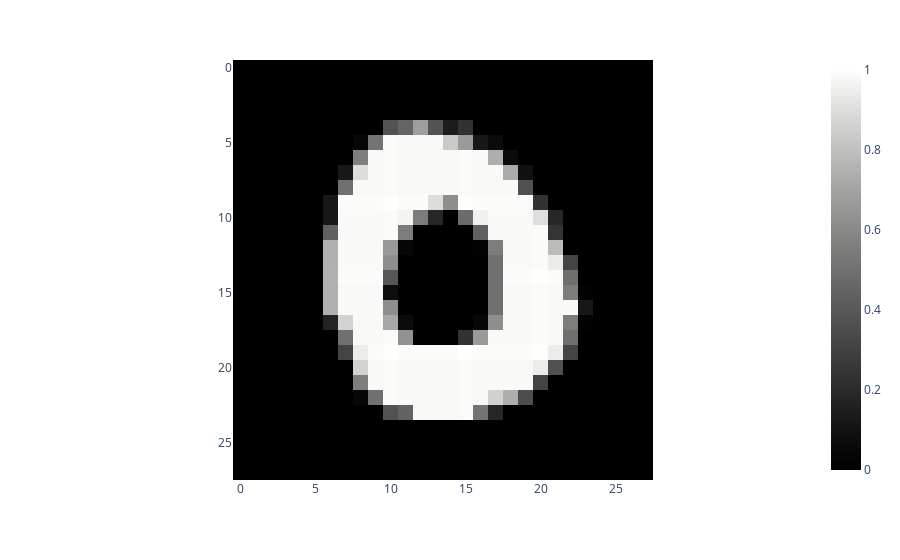

The cell this chart's notebook holds for it:
### Code cell
row = 0
img_data = train_data_features.iloc[row].values
classification = train_data_labels[row]
print("Classification for row " + str(row) + " is: " + str(classification))
view_image(img_data, 28, 28, 'gray')

### Figure 1 — Plotly figure (JSON) as saved in the notebook; plotly's stock layout.template omitted (floating-point values rounded to 4 significant figures; data arrays with more than 128 entries replaced by an {"elided": "..."} marker saying what was removed)
{"data": [{"coloraxis": "coloraxis", "hovertemplate": "x: %{x}<br>y: %{y}<br>color: %{z}<extra></extra>", "name": "0", "type": "heatmap", "xaxis": "x", "yaxis": "y", "z": {"elided": "28x28 float values"}}], "layout": {"coloraxis": {"colorscale": [[0, "rgb(0, 0, 0)"], [0.09091, "rgb(16, 16, 16)"], [0.1818, "rgb(38, 38, 38)"], [0.2727, "rgb(59, 59, 59)"], [0.3636, "rgb(81, 80, 80)"], [0.4545, "rgb(102, 101, 101)"], [0.5455, "rgb(124, 123, 122)"], [0.6364, "rgb(146, 146, 145)"], [0.7273, "rgb(171, 171, 170)"], [0.8182, "rgb(197, 197, 195)"], [0.9091, "rgb(224, 224, 223)"], [1, "rgb(254, 254, 253)"]]}, "margin": {"t": 60}, "xaxis": {"anchor": "y", "constrain": "domain", "domain": [0, 1], "scaleanchor": "y"}, "yaxis": {"anchor": "x", "autorange": "reversed", "constrain": "domain", "domain": [0, 1]}}}
